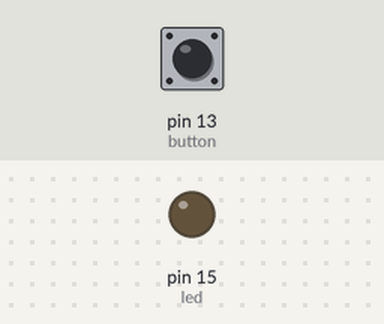
Bench run of a program on a simulated MicroPython board. Shown: output pins drawn as LEDs (lit = HIGH). The inputs (shaded band) are chosen by the test bench; at power-on: pin 13 (button) HIGH.

Above: at 1.2 s.
1.3 s: pin 13 (button) pulled LOW for 0.15 s
At 1.8 s:
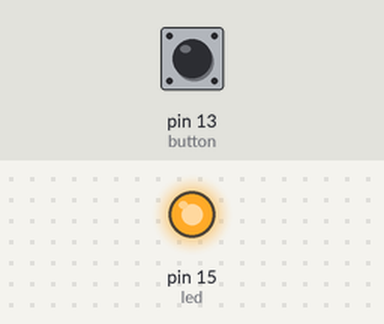
2.9 s: pin 13 (button) pulled LOW for 1 s
At 4.2 s:
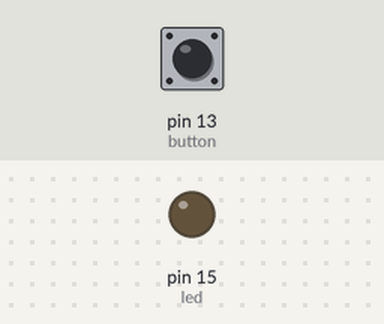
5.4 s: pin 13 (button) pulled LOW for 3.2 s
At 6.1 s:
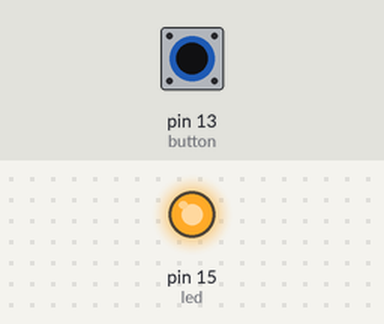
Timing chart, 0 to 8.4 s (numbered marks = the images above; inputs shaded):
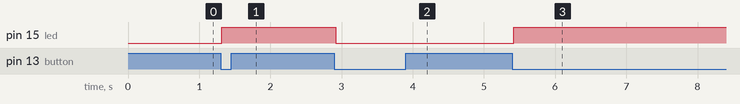

Measured:
- after the input at 1.3 s, pin 15 (led): LOW → HIGH at once
- after the input at 2.9 s, pin 15 (led): HIGH → LOW at once
- after the input at 5.4 s, pin 15 (led): LOW → HIGH at once

The program:

2.py
```python
from machine import Pin
import time

led = Pin(15, Pin.OUT)
button = Pin(13, Pin.IN, Pin.PULL_UP) #Create button object from Pin13 , Set Pin13 to input

def reverseGPIO():
    if led.value():
        led.value(0) #Set led turn on
    else:
        led.value(1) #Set led turn off
try:
    while True:
        if not button.value():
            time.sleep_ms(20)
        if not button.value():
            reverseGPIO()
            while not button.value():
                time.sleep_ms(20)
except:
    pass
```
